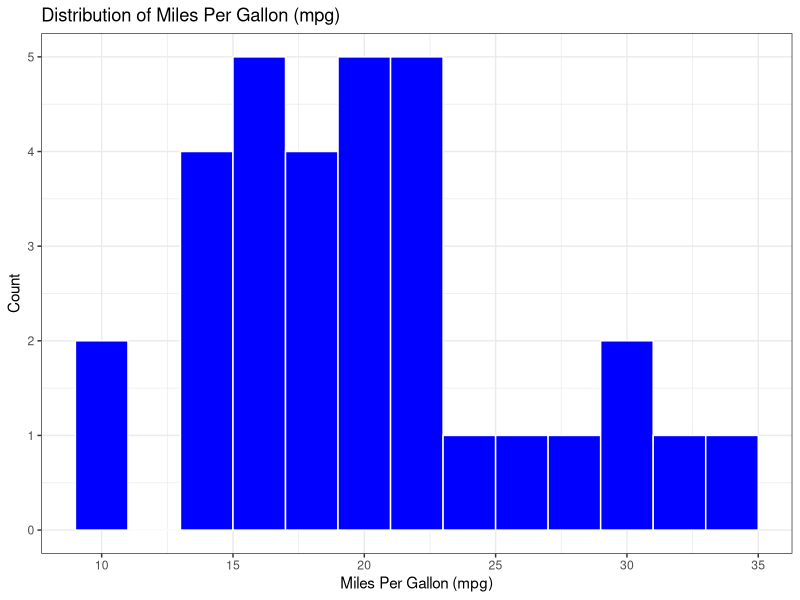

The R script that drew this image:
## ---- chunk 1
library(tidyverse) |> suppressPackageStartupMessages()
mtcars %>%
  summarise(
    mean_mpg = mean(mpg),
    median_mpg = median(mpg),
    sd_mpg = sd(mpg)
  )

mtcars %>%
  ggplot(aes(x = mpg)) +
  geom_histogram(binwidth = 2, fill = "blue", color = "white") +
  labs(title = "Distribution of Miles Per Gallon (mpg)",
       x = "Miles Per Gallon (mpg)",
       y = "Count") +
  theme_bw()
